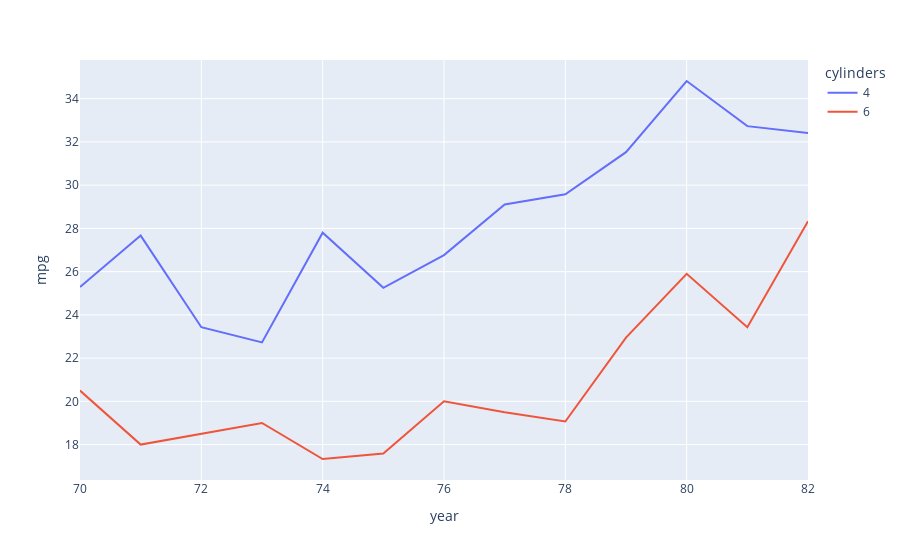

The cell this chart's notebook holds for it:
### Markdown cell above
<div class="alert alert-block alert-warning">
For this example, we'll just make a line chart looking at cars with 4 and 6 cylinders. Then, we'll just get the average miles per gallon for each year and cylinder. Once we do this, we'll finally be able to plot the data and visualize the average miles per gallon over the years.

<br />

Now, before we call our line chart function to visualize this data, we'll want to do some data preprocessing using pandas. Specifically, we'll want to filter only on 4 and 6 cylinders, then calculate the averages using pandas.
</div>

### Code cell
fig = line(temp, x='year', y='mpg', color='cylinders')
fig.show()

### Figure 1 — Plotly figure (JSON) as saved in the notebook; plotly's stock layout.template omitted (floating-point values rounded to 4 significant figures)
{"data": [{"hovertemplate": "cylinders=4<br>year=%{x}<br>mpg=%{y}<extra></extra>", "legendgroup": "4", "line": {"color": "#636efa", "dash": "solid"}, "mode": "lines", "name": "4", "orientation": "v", "showlegend": true, "type": "scatter", "x": [70, 71, 72, 73, 74, 75, 76, 77, 78, 79, 80, 81, 82], "xaxis": "x", "y": [25.29, 27.67, 23.43, 22.73, 27.8, 25.25, 26.77, 29.11, 29.58, 31.53, 34.82, 32.73, 32.41], "yaxis": "y"}, {"hovertemplate": "cylinders=6<br>year=%{x}<br>mpg=%{y}<extra></extra>", "legendgroup": "6", "line": {"color": "#EF553B", "dash": "solid"}, "mode": "lines", "name": "6", "orientation": "v", "showlegend": true, "type": "scatter", "x": [70, 71, 73, 74, 75, 76, 77, 78, 79, 80, 81, 82], "xaxis": "x", "y": [20.5, 18, 19, 17.33, 17.58, 20, 19.5, 19.07, 22.95, 25.9, 23.43, 28.33], "yaxis": "y"}], "layout": {"legend": {"title": {"text": "cylinders"}, "tracegroupgap": 0}, "margin": {"t": 60}, "xaxis": {"anchor": "y", "domain": [0, 1], "title": {"text": "year"}}, "yaxis": {"anchor": "x", "domain": [0, 1], "title": {"text": "mpg"}}}}
